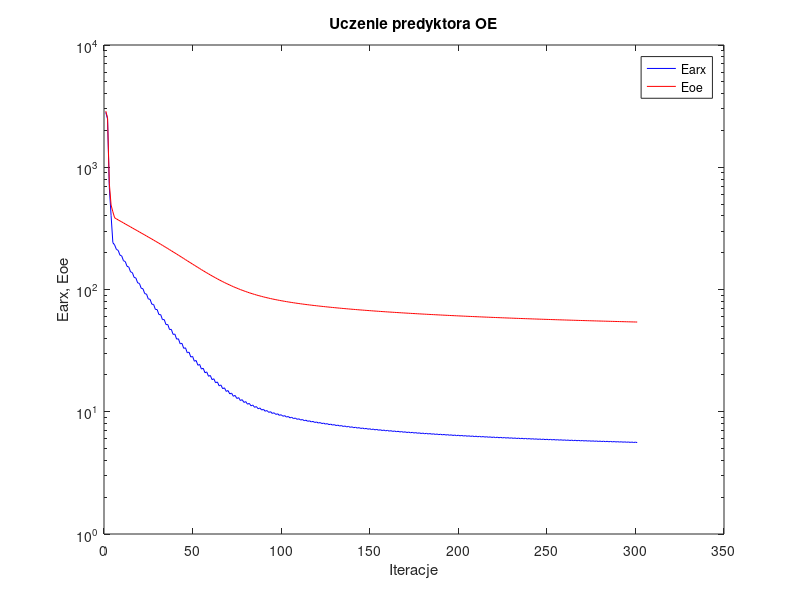
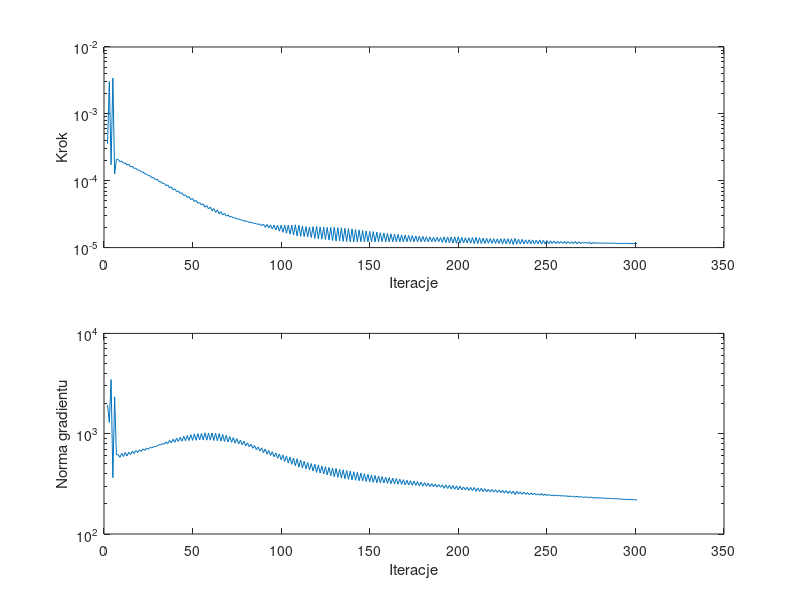

These figures' MATLAB source, in order:
%uczenie predyktora oe
clear all;
n=0; farx(n+1)=2.812126e+003; foe(n+1)=2.877948e+003; wspucz(n+1)=0.000000e+000; ng(n+1)=0.000000e+000;
n=1; farx(n+1)=2.486933e+003; foe(n+1)=2.538083e+003; krok(n+1)=3.550621e-004; ng(n+1)=1.937419e+003;
n=2; farx(n+1)=6.826031e+002; foe(n+1)=7.362606e+002; krok(n+1)=3.026819e-003; ng(n+1)=1.295735e+003;
n=3; farx(n+1)=4.024407e+002; foe(n+1)=4.901373e+002; krok(n+1)=1.736749e-004; ng(n+1)=3.463788e+003;
n=4; farx(n+1)=2.416816e+002; foe(n+1)=4.322814e+002; krok(n+1)=3.427028e-003; ng(n+1)=3.645336e+002;
n=5; farx(n+1)=2.314334e+002; foe(n+1)=3.860065e+002; krok(n+1)=1.263309e-004; ng(n+1)=2.326129e+003;
n=6; farx(n+1)=2.128218e+002; foe(n+1)=3.781197e+002; krok(n+1)=2.093774e-004; ng(n+1)=6.153932e+002;
n=7; farx(n+1)=2.090920e+002; foe(n+1)=3.710677e+002; krok(n+1)=2.084136e-004; ng(n+1)=6.173814e+002;
n=8; farx(n+1)=1.911440e+002; foe(n+1)=3.640213e+002; krok(n+1)=1.910401e-004; ng(n+1)=5.807559e+002;
n=9; farx(n+1)=1.881525e+002; foe(n+1)=3.572506e+002; krok(n+1)=1.974847e-004; ng(n+1)=6.386913e+002;
n=10; farx(n+1)=1.718265e+002; foe(n+1)=3.504659e+002; krok(n+1)=1.821736e-004; ng(n+1)=5.926777e+002;
n=11; farx(n+1)=1.693773e+002; foe(n+1)=3.439574e+002; krok(n+1)=1.837317e-004; ng(n+1)=6.515012e+002;
n=12; farx(n+1)=1.547833e+002; foe(n+1)=3.374410e+002; krok(n+1)=1.711903e-004; ng(n+1)=6.003724e+002;
n=13; farx(n+1)=1.525845e+002; foe(n+1)=3.311662e+002; krok(n+1)=1.767236e-004; ng(n+1)=6.543768e+002;
n=14; farx(n+1)=1.393056e+002; foe(n+1)=3.248964e+002; krok(n+1)=1.614953e-004; ng(n+1)=6.192291e+002;
n=15; farx(n+1)=1.375757e+002; foe(n+1)=3.188701e+002; krok(n+1)=1.635393e-004; ng(n+1)=6.698185e+002;
n=16; farx(n+1)=1.255798e+002; foe(n+1)=3.128436e+002; krok(n+1)=1.528762e-004; ng(n+1)=6.334037e+002;
n=17; farx(n+1)=1.241615e+002; foe(n+1)=3.070375e+002; krok(n+1)=1.536381e-004; ng(n+1)=6.800263e+002;
n=18; farx(n+1)=1.132930e+002; foe(n+1)=3.012324e+002; krok(n+1)=1.439201e-004; ng(n+1)=6.496684e+002;
n=19; farx(n+1)=1.121630e+002; foe(n+1)=2.956305e+002; krok(n+1)=1.440996e-004; ng(n+1)=6.915650e+002;
n=20; farx(n+1)=1.022869e+002; foe(n+1)=2.900285e+002; krok(n+1)=1.354575e-004; ng(n+1)=6.661406e+002;
n=21; farx(n+1)=1.014260e+002; foe(n+1)=2.846152e+002; krok(n+1)=1.347782e-004; ng(n+1)=7.048934e+002;
n=22; farx(n+1)=9.245758e+001; foe(n+1)=2.791993e+002; krok(n+1)=1.270135e-004; ng(n+1)=6.826103e+002;
n=23; farx(n+1)=9.180758e+001; foe(n+1)=2.739568e+002; krok(n+1)=1.258665e-004; ng(n+1)=7.170047e+002;
n=24; farx(n+1)=8.366476e+001; foe(n+1)=2.687133e+002; krok(n+1)=1.192523e-004; ng(n+1)=6.988343e+002;
n=25; farx(n+1)=8.319585e+001; foe(n+1)=2.636271e+002; krok(n+1)=1.186339e-004; ng(n+1)=7.287443e+002;
n=26; farx(n+1)=7.578715e+001; foe(n+1)=2.585409e+002; krok(n+1)=1.109501e-004; ng(n+1)=7.212895e+002;
n=27; farx(n+1)=7.546984e+001; foe(n+1)=2.535995e+002; krok(n+1)=1.112345e-004; ng(n+1)=7.423042e+002;
n=28; farx(n+1)=6.874891e+001; foe(n+1)=2.486625e+002; krok(n+1)=1.032442e-004; ng(n+1)=7.453011e+002;
n=29; farx(n+1)=6.854390e+001; foe(n+1)=2.438530e+002; krok(n+1)=1.055848e-004; ng(n+1)=7.528918e+002;
n=30; farx(n+1)=6.235601e+001; foe(n+1)=2.390542e+002; krok(n+1)=9.675577e-005; ng(n+1)=7.771959e+002;
n=31; farx(n+1)=6.231701e+001; foe(n+1)=2.343833e+002; krok(n+1)=9.677161e-005; ng(n+1)=7.734811e+002;
n=32; farx(n+1)=5.667305e+001; foe(n+1)=2.297246e+002; krok(n+1)=9.144347e-005; ng(n+1)=7.951645e+002;
n=33; farx(n+1)=5.674401e+001; foe(n+1)=2.251808e+002; krok(n+1)=9.108681e-005; ng(n+1)=7.878014e+002;
n=34; farx(n+1)=5.160583e+001; foe(n+1)=2.206542e+002; krok(n+1)=8.440914e-005; ng(n+1)=8.259559e+002;
n=35; farx(n+1)=5.173991e+001; foe(n+1)=2.162311e+002; krok(n+1)=8.669030e-005; ng(n+1)=7.964989e+002;
n=36; farx(n+1)=4.703143e+001; foe(n+1)=2.118335e+002; krok(n+1)=7.813213e-005; ng(n+1)=8.591624e+002;
n=37; farx(n+1)=4.723159e+001; foe(n+1)=2.075360e+002; krok(n+1)=8.082043e-005; ng(n+1)=8.087338e+002;
n=38; farx(n+1)=4.292729e+001; foe(n+1)=2.032762e+002; krok(n+1)=7.332789e-005; ng(n+1)=8.804557e+002;
n=39; farx(n+1)=4.318767e+001; foe(n+1)=1.991079e+002; krok(n+1)=7.560801e-005; ng(n+1)=8.207020e+002;
n=40; farx(n+1)=3.923550e+001; foe(n+1)=1.949868e+002; krok(n+1)=6.880069e-005; ng(n+1)=9.043501e+002;
n=41; farx(n+1)=3.955079e+001; foe(n+1)=1.909550e+002; krok(n+1)=6.989525e-005; ng(n+1)=8.346490e+002;
n=42; farx(n+1)=3.595617e+001; foe(n+1)=1.869797e+002; krok(n+1)=6.446963e-005; ng(n+1)=9.205306e+002;
n=43; farx(n+1)=3.629484e+001; foe(n+1)=1.830849e+002; krok(n+1)=6.596475e-005; ng(n+1)=8.409225e+002;
n=44; farx(n+1)=3.300002e+001; foe(n+1)=1.792571e+002; krok(n+1)=6.013826e-005; ng(n+1)=9.447260e+002;
n=45; farx(n+1)=3.336711e+001; foe(n+1)=1.755106e+002; krok(n+1)=6.140895e-005; ng(n+1)=8.505946e+002;
n=46; farx(n+1)=3.036914e+001; foe(n+1)=1.718382e+002; krok(n+1)=5.618497e-005; ng(n+1)=9.610099e+002;
n=47; farx(n+1)=3.074416e+001; foe(n+1)=1.682441e+002; krok(n+1)=5.780689e-005; ng(n+1)=8.544755e+002;
n=48; farx(n+1)=2.801168e+001; foe(n+1)=1.647315e+002; krok(n+1)=5.234435e-005; ng(n+1)=9.793335e+002;
n=49; farx(n+1)=2.839250e+001; foe(n+1)=1.612979e+002; krok(n+1)=5.440277e-005; ng(n+1)=8.576557e+002;
n=50; farx(n+1)=2.589978e+001; foe(n+1)=1.579496e+002; krok(n+1)=4.886623e-005; ng(n+1)=9.957953e+002;
n=51; farx(n+1)=2.627957e+001; foe(n+1)=1.546838e+002; krok(n+1)=5.075699e-005; ng(n+1)=8.603962e+002;
n=52; farx(n+1)=2.400773e+001; foe(n+1)=1.515064e+002; krok(n+1)=4.614756e-005; ng(n+1)=1.002648e+003;
n=53; farx(n+1)=2.438661e+001; foe(n+1)=1.484146e+002; krok(n+1)=4.714982e-005; ng(n+1)=8.671612e+002;
n=54; farx(n+1)=2.233277e+001; foe(n+1)=1.454105e+002; krok(n+1)=4.341873e-005; ng(n+1)=1.004369e+003;
n=55; farx(n+1)=2.270388e+001; foe(n+1)=1.424921e+002; krok(n+1)=4.506169e-005; ng(n+1)=8.663873e+002;
n=56; farx(n+1)=2.084138e+001; foe(n+1)=1.396567e+002; krok(n+1)=4.006473e-005; ng(n+1)=1.019730e+003;
n=57; farx(n+1)=2.118663e+001; foe(n+1)=1.369105e+002; krok(n+1)=4.264017e-005; ng(n+1)=8.618468e+002;
n=58; farx(n+1)=1.949844e+001; foe(n+1)=1.342486e+002; krok(n+1)=3.788626e-005; ng(n+1)=1.017460e+003;
n=59; farx(n+1)=1.983356e+001; foe(n+1)=1.316778e+002; krok(n+1)=4.037383e-005; ng(n+1)=8.628472e+002;
n=60; farx(n+1)=1.830812e+001; foe(n+1)=1.291844e+002; krok(n+1)=3.547989e-005; ng(n+1)=1.017630e+003;
n=61; farx(n+1)=1.861987e+001; foe(n+1)=1.267826e+002; krok(n+1)=3.840036e-005; ng(n+1)=8.556340e+002;
n=62; farx(n+1)=1.724309e+001; foe(n+1)=1.244564e+002; krok(n+1)=3.351833e-005; ng(n+1)=1.009994e+003;
n=63; farx(n+1)=1.753614e+001; foe(n+1)=1.222200e+002; krok(n+1)=3.669396e-005; ng(n+1)=8.473105e+002;
n=64; farx(n+1)=1.628464e+001; foe(n+1)=1.200545e+002; krok(n+1)=3.185663e-005; ng(n+1)=1.002363e+003;
n=65; farx(n+1)=1.656316e+001; foe(n+1)=1.179821e+002; krok(n+1)=3.452947e-005; ng(n+1)=8.426185e+002;
n=66; farx(n+1)=1.542875e+001; foe(n+1)=1.159759e+002; krok(n+1)=3.070301e-005; ng(n+1)=9.828871e+002;
n=67; farx(n+1)=1.569633e+001; foe(n+1)=1.140606e+002; krok(n+1)=3.265748e-005; ng(n+1)=8.371769e+002;
n=68; farx(n+1)=1.466687e+001; foe(n+1)=1.122050e+002; krok(n+1)=2.952022e-005; ng(n+1)=9.644839e+002;
n=69; farx(n+1)=1.491914e+001; foe(n+1)=1.104380e+002; krok(n+1)=3.079431e-005; ng(n+1)=8.283325e+002;
n=70; farx(n+1)=1.398518e+001; foe(n+1)=1.087270e+002; krok(n+1)=2.872741e-005; ng(n+1)=9.379359e+002;
n=71; farx(n+1)=1.422720e+001; foe(n+1)=1.071003e+002; krok(n+1)=2.922588e-005; ng(n+1)=8.197328e+002;
n=72; farx(n+1)=1.337987e+001; foe(n+1)=1.055244e+002; krok(n+1)=2.773392e-005; ng(n+1)=9.149688e+002;
n=73; farx(n+1)=1.360896e+001; foe(n+1)=1.040282e+002; krok(n+1)=2.800232e-005; ng(n+1)=8.055652e+002;
n=74; farx(n+1)=1.283883e+001; foe(n+1)=1.025792e+002; krok(n+1)=2.676955e-005; ng(n+1)=8.922154e+002;
n=75; farx(n+1)=1.305408e+001; foe(n+1)=1.012050e+002; krok(n+1)=2.677366e-005; ng(n+1)=7.896724e+002;
n=76; farx(n+1)=1.235367e+001; foe(n+1)=9.987491e+001; krok(n+1)=2.604975e-005; ng(n+1)=8.646793e+002;
n=77; farx(n+1)=1.255906e+001; foe(n+1)=9.861439e+001; krok(n+1)=2.580710e-005; ng(n+1)=7.737747e+002;
n=78; farx(n+1)=1.191956e+001; foe(n+1)=9.739475e+001; krok(n+1)=2.518354e-005; ng(n+1)=8.418679e+002;
n=79; farx(n+1)=1.211215e+001; foe(n+1)=9.623937e+001; krok(n+1)=2.468559e-005; ng(n+1)=7.560013e+002;
n=80; farx(n+1)=1.152670e+001; foe(n+1)=9.512209e+001; krok(n+1)=2.480406e-005; ng(n+1)=8.107087e+002;
n=81; farx(n+1)=1.171188e+001; foe(n+1)=9.406361e+001; krok(n+1)=2.362476e-005; ng(n+1)=7.423547e+002;
n=82; farx(n+1)=1.118142e+001; foe(n+1)=9.304055e+001; krok(n+1)=2.394830e-005; ng(n+1)=7.829944e+002;
n=83; farx(n+1)=1.135429e+001; foe(n+1)=9.207096e+001; krok(n+1)=2.331194e-005; ng(n+1)=7.154711e+002;
n=84; farx(n+1)=1.086718e+001; foe(n+1)=9.113467e+001; krok(n+1)=2.302585e-005; ng(n+1)=7.632795e+002;
n=85; farx(n+1)=1.102961e+001; foe(n+1)=9.024638e+001; krok(n+1)=2.265271e-005; ng(n+1)=6.935713e+002;
n=86; farx(n+1)=1.058476e+001; foe(n+1)=8.938910e+001; krok(n+1)=2.230894e-005; ng(n+1)=7.367603e+002;
n=87; farx(n+1)=1.073950e+001; foe(n+1)=8.857463e+001; krok(n+1)=2.253084e-005; ng(n+1)=6.715961e+002;
n=88; farx(n+1)=1.033072e+001; foe(n+1)=8.778851e+001; krok(n+1)=2.114892e-005; ng(n+1)=7.217630e+002;
n=89; farx(n+1)=1.047570e+001; foe(n+1)=8.704019e+001; krok(n+1)=2.253084e-005; ng(n+1)=6.471234e+002;
n=90; farx(n+1)=1.009864e+001; foe(n+1)=8.631758e+001; krok(n+1)=2.016710e-005; ng(n+1)=7.052439e+002;
n=91; farx(n+1)=1.023285e+001; foe(n+1)=8.562875e+001; krok(n+1)=2.219549e-005; ng(n+1)=6.242888e+002;
n=92; farx(n+1)=9.884033e+000; foe(n+1)=8.496513e+001; krok(n+1)=1.968224e-005; ng(n+1)=6.801355e+002;
n=93; farx(n+1)=1.001314e+001; foe(n+1)=8.433135e+001; krok(n+1)=2.190752e-005; ng(n+1)=6.070240e+002;
n=94; farx(n+1)=9.688420e+000; foe(n+1)=8.371923e+001; krok(n+1)=1.899564e-005; ng(n+1)=6.618913e+002;
n=95; farx(n+1)=9.811493e+000; foe(n+1)=8.313443e+001; krok(n+1)=2.167257e-005; ng(n+1)=5.885681e+002;
n=96; farx(n+1)=9.509816e+000; foe(n+1)=8.256865e+001; krok(n+1)=1.831129e-005; ng(n+1)=6.429125e+002;
n=97; farx(n+1)=9.626588e+000; foe(n+1)=8.202685e+001; krok(n+1)=2.167257e-005; ng(n+1)=5.683279e+002;
n=98; farx(n+1)=9.344858e+000; foe(n+1)=8.150160e+001; krok(n+1)=1.759837e-005; ng(n+1)=6.273129e+002;
n=99; farx(n+1)=9.455377e+000; foe(n+1)=8.099790e+001; krok(n+1)=2.167257e-005; ng(n+1)=5.485287e+002;
n=100; farx(n+1)=9.191773e+000; foe(n+1)=8.050907e+001; krok(n+1)=1.696382e-005; ng(n+1)=6.132080e+002;
n=101; farx(n+1)=9.296377e+000; foe(n+1)=8.003916e+001; krok(n+1)=2.167257e-005; ng(n+1)=5.295234e+002;
n=102; farx(n+1)=9.048848e+000; foe(n+1)=7.958303e+001; krok(n+1)=1.641304e-005; ng(n+1)=5.990364e+002;
n=103; farx(n+1)=9.148514e+000; foe(n+1)=7.914347e+001; krok(n+1)=2.167257e-005; ng(n+1)=5.120707e+002;
n=104; farx(n+1)=8.915394e+000; foe(n+1)=7.871630e+001; krok(n+1)=1.588017e-005; ng(n+1)=5.857080e+002;
n=105; farx(n+1)=9.010149e+000; foe(n+1)=7.830347e+001; krok(n+1)=2.167257e-005; ng(n+1)=4.951047e+002;
n=106; farx(n+1)=8.790326e+000; foe(n+1)=7.790253e+001; krok(n+1)=1.539716e-005; ng(n+1)=5.721843e+002;
n=107; farx(n+1)=8.881442e+000; foe(n+1)=7.751322e+001; krok(n+1)=2.190752e-005; ng(n+1)=4.787290e+002;
n=108; farx(n+1)=8.672027e+000; foe(n+1)=7.713356e+001; krok(n+1)=1.486954e-005; ng(n+1)=5.627268e+002;
n=109; farx(n+1)=8.758155e+000; foe(n+1)=7.676548e+001; krok(n+1)=2.170937e-005; ng(n+1)=4.637009e+002;
n=110; farx(n+1)=8.558305e+000; foe(n+1)=7.640910e+001; krok(n+1)=1.476011e-005; ng(n+1)=5.466304e+002;
n=111; farx(n+1)=8.642970e+000; foe(n+1)=7.606431e+001; krok(n+1)=2.109655e-005; ng(n+1)=4.555493e+002;
n=112; farx(n+1)=8.452536e+000; foe(n+1)=7.572875e+001; krok(n+1)=1.460917e-005; ng(n+1)=5.312095e+002;
n=113; farx(n+1)=8.534801e+000; foe(n+1)=7.540328e+001; krok(n+1)=2.063670e-005; ng(n+1)=4.459794e+002;
n=114; farx(n+1)=8.353037e+000; foe(n+1)=7.508642e+001; krok(n+1)=1.447119e-005; ng(n+1)=5.164158e+002;
n=115; farx(n+1)=8.433417e+000; foe(n+1)=7.477803e+001; krok(n+1)=2.031518e-005; ng(n+1)=4.367318e+002;
n=116; farx(n+1)=8.260447e+000; foe(n+1)=7.447708e+001; krok(n+1)=1.416371e-005; ng(n+1)=5.041049e+002;
n=117; farx(n+1)=8.338504e+000; foe(n+1)=7.418158e+001; krok(n+1)=2.058283e-005; ng(n+1)=4.239756e+002;
n=118; farx(n+1)=8.171854e+000; foe(n+1)=7.389241e+001; krok(n+1)=1.373458e-005; ng(n+1)=4.974323e+002;
n=119; farx(n+1)=8.246962e+000; foe(n+1)=7.360833e+001; krok(n+1)=2.067984e-005; ng(n+1)=4.118210e+002;
n=120; farx(n+1)=8.085360e+000; foe(n+1)=7.333139e+001; krok(n+1)=1.357488e-005; ng(n+1)=4.880513e+002;
n=121; farx(n+1)=8.159617e+000; foe(n+1)=7.306099e+001; krok(n+1)=2.030432e-005; ng(n+1)=4.052436e+002;
n=122; farx(n+1)=8.004156e+000; foe(n+1)=7.279608e+001; krok(n+1)=1.338683e-005; ng(n+1)=4.774474e+002;
n=123; farx(n+1)=8.076882e+000; foe(n+1)=7.253631e+001; krok(n+1)=2.026093e-005; ng(n+1)=3.964025e+002;
n=124; farx(n+1)=7.926158e+000; foe(n+1)=7.228138e+001; krok(n+1)=1.318762e-005; ng(n+1)=4.695424e+002;
n=125; farx(n+1)=7.997484e+000; foe(n+1)=7.203184e+001; krok(n+1)=2.006817e-005; ng(n+1)=3.888700e+002;
n=126; farx(n+1)=7.851762e+000; foe(n+1)=7.178682e+001; krok(n+1)=1.302487e-005; ng(n+1)=4.612199e+002;
n=127; farx(n+1)=7.921922e+000; foe(n+1)=7.154635e+001; krok(n+1)=1.999909e-005; ng(n+1)=3.813193e+002;
n=128; farx(n+1)=7.781009e+000; foe(n+1)=7.130977e+001; krok(n+1)=1.277945e-005; ng(n+1)=4.546611e+002;
n=129; farx(n+1)=7.849714e+000; foe(n+1)=7.107641e+001; krok(n+1)=2.018691e-005; ng(n+1)=3.723553e+002;
n=130; farx(n+1)=7.711846e+000; foe(n+1)=7.084674e+001; krok(n+1)=1.259177e-005; ng(n+1)=4.501670e+002;
n=131; farx(n+1)=7.779292e+000; foe(n+1)=7.062177e+001; krok(n+1)=1.987209e-005; ng(n+1)=3.665188e+002;
n=132; farx(n+1)=7.645752e+000; foe(n+1)=7.040083e+001; krok(n+1)=1.251850e-005; ng(n+1)=4.412227e+002;
n=133; farx(n+1)=7.712610e+000; foe(n+1)=7.018347e+001; krok(n+1)=1.976919e-005; ng(n+1)=3.607897e+002;
n=134; farx(n+1)=7.581984e+000; foe(n+1)=6.996917e+001; krok(n+1)=1.240203e-005; ng(n+1)=4.358849e+002;
n=135; farx(n+1)=7.647945e+000; foe(n+1)=6.975934e+001; krok(n+1)=1.944453e-005; ng(n+1)=3.560678e+002;
n=136; farx(n+1)=7.521132e+000; foe(n+1)=6.955256e+001; krok(n+1)=1.233369e-005; ng(n+1)=4.290449e+002;
n=137; farx(n+1)=7.586188e+000; foe(n+1)=6.934922e+001; krok(n+1)=1.927050e-005; ng(n+1)=3.508068e+002;
n=138; farx(n+1)=7.462489e+000; foe(n+1)=6.914891e+001; krok(n+1)=1.225273e-005; ng(n+1)=4.233165e+002;
n=139; farx(n+1)=7.526859e+000; foe(n+1)=6.895187e+001; krok(n+1)=1.908189e-005; ng(n+1)=3.461670e+002;
n=140; farx(n+1)=7.405624e+000; foe(n+1)=6.875758e+001; krok(n+1)=1.222055e-005; ng(n+1)=4.178640e+002;
n=141; farx(n+1)=7.469418e+000; foe(n+1)=6.856725e+001; krok(n+1)=1.866273e-005; ng(n+1)=3.431846e+002;
n=142; farx(n+1)=7.351330e+000; foe(n+1)=6.837950e+001; krok(n+1)=1.222055e-005; ng(n+1)=4.110922e+002;
n=143; farx(n+1)=7.414545e+000; foe(n+1)=6.819502e+001; krok(n+1)=1.839286e-005; ng(n+1)=3.396338e+002;
n=144; farx(n+1)=7.298839e+000; foe(n+1)=6.801289e+001; krok(n+1)=1.222055e-005; ng(n+1)=4.054222e+002;
n=145; farx(n+1)=7.361543e+000; foe(n+1)=6.783430e+001; krok(n+1)=1.800720e-005; ng(n+1)=3.370866e+002;
n=146; farx(n+1)=7.248689e+000; foe(n+1)=6.765789e+001; krok(n+1)=1.222055e-005; ng(n+1)=3.991989e+002;
n=147; farx(n+1)=7.310749e+000; foe(n+1)=6.748437e+001; krok(n+1)=1.776662e-005; ng(n+1)=3.337121e+002;
n=148; farx(n+1)=7.200137e+000; foe(n+1)=6.731299e+001; krok(n+1)=1.222055e-005; ng(n+1)=3.940447e+002;
n=149; farx(n+1)=7.261628e+000; foe(n+1)=6.714454e+001; krok(n+1)=1.744002e-005; ng(n+1)=3.311666e+002;
n=150; farx(n+1)=7.153785e+000; foe(n+1)=6.697820e+001; krok(n+1)=1.219587e-005; ng(n+1)=3.883922e+002;
n=151; farx(n+1)=7.214659e+000; foe(n+1)=6.681396e+001; krok(n+1)=1.734391e-005; ng(n+1)=3.273054e+002;
n=152; farx(n+1)=7.108715e+000; foe(n+1)=6.665174e+001; krok(n+1)=1.214216e-005; ng(n+1)=3.844077e+002;
n=153; farx(n+1)=7.168822e+000; foe(n+1)=6.649182e+001; krok(n+1)=1.709205e-005; ng(n+1)=3.245067e+002;
n=154; farx(n+1)=7.064585e+000; foe(n+1)=6.633413e+001; krok(n+1)=1.222055e-005; ng(n+1)=3.790674e+002;
n=155; farx(n+1)=7.124504e+000; foe(n+1)=6.617907e+001; krok(n+1)=1.666649e-005; ng(n+1)=3.242411e+002;
n=156; farx(n+1)=7.022613e+000; foe(n+1)=6.602583e+001; krok(n+1)=1.225273e-005; ng(n+1)=3.733491e+002;
n=157; farx(n+1)=7.082283e+000; foe(n+1)=6.587469e+001; krok(n+1)=1.653919e-005; ng(n+1)=3.218500e+002;
n=158; farx(n+1)=6.981827e+000; foe(n+1)=6.572497e+001; krok(n+1)=1.222055e-005; ng(n+1)=3.697916e+002;
n=159; farx(n+1)=7.041051e+000; foe(n+1)=6.557771e+001; krok(n+1)=1.630239e-005; ng(n+1)=3.200387e+002;
n=160; farx(n+1)=6.942491e+000; foe(n+1)=6.543177e+001; krok(n+1)=1.222055e-005; ng(n+1)=3.651475e+002;
n=161; farx(n+1)=7.001059e+000; foe(n+1)=6.528808e+001; krok(n+1)=1.608814e-005; ng(n+1)=3.177753e+002;
n=162; farx(n+1)=6.904504e+000; foe(n+1)=6.514582e+001; krok(n+1)=1.221656e-005; ng(n+1)=3.603847e+002;
n=163; farx(n+1)=6.962474e+000; foe(n+1)=6.500544e+001; krok(n+1)=1.595012e-005; ng(n+1)=3.151331e+002;
n=164; farx(n+1)=6.867420e+000; foe(n+1)=6.486651e+001; krok(n+1)=1.222055e-005; ng(n+1)=3.563077e+002;
n=165; farx(n+1)=6.925087e+000; foe(n+1)=6.472953e+001; krok(n+1)=1.576802e-005; ng(n+1)=3.135260e+002;
n=166; farx(n+1)=6.831469e+000; foe(n+1)=6.459380e+001; krok(n+1)=1.222055e-005; ng(n+1)=3.523792e+002;
n=167; farx(n+1)=6.888517e+000; foe(n+1)=6.446007e+001; krok(n+1)=1.552186e-005; ng(n+1)=3.119096e+002;
n=168; farx(n+1)=6.796969e+000; foe(n+1)=6.432766e+001; krok(n+1)=1.221743e-005; ng(n+1)=3.475222e+002;
n=169; farx(n+1)=6.853148e+000; foe(n+1)=6.419676e+001; krok(n+1)=1.539716e-005; ng(n+1)=3.088724e+002;
n=170; farx(n+1)=6.762904e+000; foe(n+1)=6.406743e+001; krok(n+1)=1.227270e-005; ng(n+1)=3.432213e+002;
n=171; farx(n+1)=6.819013e+000; foe(n+1)=6.393968e+001; krok(n+1)=1.519948e-005; ng(n+1)=3.081834e+002;
n=172; farx(n+1)=6.730148e+000; foe(n+1)=6.381315e+001; krok(n+1)=1.225273e-005; ng(n+1)=3.396225e+002;
n=173; farx(n+1)=6.785978e+000; foe(n+1)=6.368819e+001; krok(n+1)=1.511881e-005; ng(n+1)=3.061665e+002;
n=174; farx(n+1)=6.698196e+000; foe(n+1)=6.356425e+001; krok(n+1)=1.222055e-005; ng(n+1)=3.366084e+002;
n=175; farx(n+1)=6.753598e+000; foe(n+1)=6.344203e+001; krok(n+1)=1.496279e-005; ng(n+1)=3.045487e+002;
n=176; farx(n+1)=6.667180e+000; foe(n+1)=6.332078e+001; krok(n+1)=1.222055e-005; ng(n+1)=3.328316e+002;
n=177; farx(n+1)=6.721919e+000; foe(n+1)=6.320117e+001; krok(n+1)=1.477879e-005; ng(n+1)=3.027382e+002;
n=178; farx(n+1)=6.637243e+000; foe(n+1)=6.308263e+001; krok(n+1)=1.221743e-005; ng(n+1)=3.285131e+002;
n=179; farx(n+1)=6.691316e+000; foe(n+1)=6.296541e+001; krok(n+1)=1.470858e-005; ng(n+1)=2.999940e+002;
n=180; farx(n+1)=6.607599e+000; foe(n+1)=6.284933e+001; krok(n+1)=1.224850e-005; ng(n+1)=3.250681e+002;
n=181; farx(n+1)=6.661348e+000; foe(n+1)=6.273470e+001; krok(n+1)=1.448879e-005; ng(n+1)=2.993673e+002;
n=182; farx(n+1)=6.579016e+000; foe(n+1)=6.262111e+001; krok(n+1)=1.227270e-005; ng(n+1)=3.210559e+002;
n=183; farx(n+1)=6.632535e+000; foe(n+1)=6.250883e+001; krok(n+1)=1.442554e-005; ng(n+1)=2.976383e+002;
n=184; farx(n+1)=6.551206e+000; foe(n+1)=6.239743e+001; krok(n+1)=1.222055e-005; ng(n+1)=3.183856e+002;
n=185; farx(n+1)=6.604067e+000; foe(n+1)=6.228739e+001; krok(n+1)=1.428638e-005; ng(n+1)=2.956810e+002;
n=186; farx(n+1)=6.524213e+000; foe(n+1)=6.217831e+001; krok(n+1)=1.221743e-005; ng(n+1)=3.145180e+002;
n=187; farx(n+1)=6.576264e+000; foe(n+1)=6.207040e+001; krok(n+1)=1.416371e-005; ng(n+1)=2.932714e+002;
n=188; farx(n+1)=6.497469e+000; foe(n+1)=6.196358e+001; krok(n+1)=1.229246e-005; ng(n+1)=3.105663e+002;
n=189; farx(n+1)=6.549933e+000; foe(n+1)=6.185792e+001; krok(n+1)=1.414532e-005; ng(n+1)=2.927629e+002;
n=190; farx(n+1)=6.472872e+000; foe(n+1)=6.175291e+001; krok(n+1)=1.197415e-005; ng(n+1)=3.092911e+002;
n=191; farx(n+1)=6.524164e+000; foe(n+1)=6.164866e+001; krok(n+1)=1.448879e-005; ng(n+1)=2.855125e+002;
n=192; farx(n+1)=6.447489e+000; foe(n+1)=6.154532e+001; krok(n+1)=1.186082e-005; ng(n+1)=3.081844e+002;
n=193; farx(n+1)=6.498619e+000; foe(n+1)=6.144312e+001; krok(n+1)=1.444886e-005; ng(n+1)=2.839513e+002;
n=194; farx(n+1)=6.423034e+000; foe(n+1)=6.134163e+001; krok(n+1)=1.175619e-005; ng(n+1)=3.058898e+002;
n=195; farx(n+1)=6.473547e+000; foe(n+1)=6.124121e+001; krok(n+1)=1.447202e-005; ng(n+1)=2.808800e+002;
n=196; farx(n+1)=6.398834e+000; foe(n+1)=6.114156e+001; krok(n+1)=1.171380e-005; ng(n+1)=3.038257e+002;
n=197; farx(n+1)=6.449038e+000; foe(n+1)=6.104305e+001; krok(n+1)=1.442554e-005; ng(n+1)=2.791238e+002;
n=198; farx(n+1)=6.375526e+000; foe(n+1)=6.094520e+001; krok(n+1)=1.161523e-005; ng(n+1)=3.017730e+002;
n=199; farx(n+1)=6.425055e+000; foe(n+1)=6.084831e+001; krok(n+1)=1.447119e-005; ng(n+1)=2.758149e+002;
n=200; farx(n+1)=6.352127e+000; foe(n+1)=6.075220e+001; krok(n+1)=1.161317e-005; ng(n+1)=2.997806e+002;
n=201; farx(n+1)=6.400867e+000; foe(n+1)=6.065729e+001; krok(n+1)=1.416371e-005; ng(n+1)=2.752108e+002;
n=202; farx(n+1)=6.329189e+000; foe(n+1)=6.056336e+001; krok(n+1)=1.177023e-005; ng(n+1)=2.951035e+002;
n=203; farx(n+1)=6.377932e+000; foe(n+1)=6.047040e+001; krok(n+1)=1.400833e-005; ng(n+1)=2.752138e+002;
n=204; farx(n+1)=6.307296e+000; foe(n+1)=6.037817e+001; krok(n+1)=1.171829e-005; ng(n+1)=2.929018e+002;
n=205; farx(n+1)=6.355702e+000; foe(n+1)=6.028681e+001; krok(n+1)=1.404611e-005; ng(n+1)=2.728079e+002;
n=206; farx(n+1)=6.285902e+000; foe(n+1)=6.019610e+001; krok(n+1)=1.161523e-005; ng(n+1)=2.915530e+002;
n=207; farx(n+1)=6.334077e+000; foe(n+1)=6.010627e+001; krok(n+1)=1.414532e-005; ng(n+1)=2.701687e+002;
n=208; farx(n+1)=6.265224e+000; foe(n+1)=6.001692e+001; krok(n+1)=1.143043e-005; ng(n+1)=2.908299e+002;
n=209; farx(n+1)=6.312245e+000; foe(n+1)=5.992837e+001; krok(n+1)=1.416371e-005; ng(n+1)=2.661205e+002;
n=210; farx(n+1)=6.244134e+000; foe(n+1)=5.984073e+001; krok(n+1)=1.149974e-005; ng(n+1)=2.879144e+002;
n=211; farx(n+1)=6.291197e+000; foe(n+1)=5.975395e+001; krok(n+1)=1.404611e-005; ng(n+1)=2.659810e+002;
n=212; farx(n+1)=6.223677e+000; foe(n+1)=5.966778e+001; krok(n+1)=1.148266e-005; ng(n+1)=2.861351e+002;
n=213; farx(n+1)=6.270181e+000; foe(n+1)=5.958259e+001; krok(n+1)=1.386876e-005; ng(n+1)=2.649876e+002;
n=214; farx(n+1)=6.203820e+000; foe(n+1)=5.949809e+001; krok(n+1)=1.151293e-005; ng(n+1)=2.829028e+002;
n=215; farx(n+1)=6.249598e+000; foe(n+1)=5.941436e+001; krok(n+1)=1.373458e-005; ng(n+1)=2.632592e+002;
n=216; farx(n+1)=6.183998e+000; foe(n+1)=5.933146e+001; krok(n+1)=1.161523e-005; ng(n+1)=2.797014e+002;
n=217; farx(n+1)=6.229918e+000; foe(n+1)=5.924933e+001; krok(n+1)=1.363469e-005; ng(n+1)=2.633462e+002;
n=218; farx(n+1)=6.164961e+000; foe(n+1)=5.916775e+001; krok(n+1)=1.155377e-005; ng(n+1)=2.782660e+002;
n=219; farx(n+1)=6.210476e+000; foe(n+1)=5.908698e+001; krok(n+1)=1.360069e-005; ng(n+1)=2.615805e+002;
n=220; farx(n+1)=6.146190e+000; foe(n+1)=5.900675e+001; krok(n+1)=1.153689e-005; ng(n+1)=2.763646e+002;
n=221; farx(n+1)=6.191252e+000; foe(n+1)=5.892736e+001; krok(n+1)=1.350026e-005; ng(n+1)=2.602950e+002;
n=222; farx(n+1)=6.127983e+000; foe(n+1)=5.884852e+001; krok(n+1)=1.151293e-005; ng(n+1)=2.739222e+002;
n=223; farx(n+1)=6.172790e+000; foe(n+1)=5.877036e+001; krok(n+1)=1.356957e-005; ng(n+1)=2.580478e+002;
n=224; farx(n+1)=6.110201e+000; foe(n+1)=5.869267e+001; krok(n+1)=1.138543e-005; ng(n+1)=2.730346e+002;
n=225; farx(n+1)=6.154345e+000; foe(n+1)=5.861567e+001; krok(n+1)=1.358646e-005; ng(n+1)=2.552867e+002;
n=226; farx(n+1)=6.092484e+000; foe(n+1)=5.853924e+001; krok(n+1)=1.136531e-005; ng(n+1)=2.710620e+002;
n=227; farx(n+1)=6.136363e+000; foe(n+1)=5.846349e+001; krok(n+1)=1.357488e-005; ng(n+1)=2.537572e+002;
n=228; farx(n+1)=6.075112e+000; foe(n+1)=5.838823e+001; krok(n+1)=1.131276e-005; ng(n+1)=2.696033e+002;
n=229; farx(n+1)=6.118679e+000; foe(n+1)=5.831367e+001; krok(n+1)=1.356957e-005; ng(n+1)=2.520806e+002;
n=230; farx(n+1)=6.058600e+000; foe(n+1)=5.823955e+001; krok(n+1)=1.115447e-005; ng(n+1)=2.681135e+002;
n=231; farx(n+1)=6.101281e+000; foe(n+1)=5.816583e+001; krok(n+1)=1.373458e-005; ng(n+1)=2.476457e+002;
n=232; farx(n+1)=6.040932e+000; foe(n+1)=5.809282e+001; krok(n+1)=1.126542e-005; ng(n+1)=2.667284e+002;
n=233; farx(n+1)=6.083736e+000; foe(n+1)=5.802070e+001; krok(n+1)=1.334881e-005; ng(n+1)=2.501969e+002;
n=234; farx(n+1)=6.024483e+000; foe(n+1)=5.794901e+001; krok(n+1)=1.131276e-005; ng(n+1)=2.634920e+002;
n=235; farx(n+1)=6.066763e+000; foe(n+1)=5.787798e+001; krok(n+1)=1.328620e-005; ng(n+1)=2.485268e+002;
n=236; farx(n+1)=6.007923e+000; foe(n+1)=5.780746e+001; krok(n+1)=1.138585e-005; ng(n+1)=2.612761e+002;
n=237; farx(n+1)=6.049863e+000; foe(n+1)=5.773766e+001; krok(n+1)=1.304908e-005; ng(n+1)=2.488343e+002;
n=238; farx(n+1)=5.992067e+000; foe(n+1)=5.766834e+001; krok(n+1)=1.143043e-005; ng(n+1)=2.582079e+002;
n=239; farx(n+1)=6.033799e+000; foe(n+1)=5.759958e+001; krok(n+1)=1.308479e-005; ng(n+1)=2.471432e+002;
n=240; farx(n+1)=5.976298e+000; foe(n+1)=5.753123e+001; krok(n+1)=1.138585e-005; ng(n+1)=2.572579e+002;
n=241; farx(n+1)=6.017814e+000; foe(n+1)=5.746353e+001; krok(n+1)=1.302585e-005; ng(n+1)=2.462730e+002;
n=242; farx(n+1)=5.961023e+000; foe(n+1)=5.739618e+001; krok(n+1)=1.133131e-005; ng(n+1)=2.556579e+002;
n=243; farx(n+1)=6.001650e+000; foe(n+1)=5.732944e+001; krok(n+1)=1.290553e-005; ng(n+1)=2.442055e+002;
n=244; farx(n+1)=5.945736e+000; foe(n+1)=5.726323e+001; krok(n+1)=1.143043e-005; ng(n+1)=2.524480e+002;
n=245; farx(n+1)=5.986794e+000; foe(n+1)=5.719751e+001; krok(n+1)=1.302585e-005; ng(n+1)=2.434934e+002;
n=246; farx(n+1)=5.930782e+000; foe(n+1)=5.713202e+001; krok(n+1)=1.126542e-005; ng(n+1)=2.532494e+002;
n=247; farx(n+1)=5.971078e+000; foe(n+1)=5.706725e+001; krok(n+1)=1.285784e-005; ng(n+1)=2.421917e+002;
n=248; farx(n+1)=5.915890e+000; foe(n+1)=5.700287e+001; krok(n+1)=1.138585e-005; ng(n+1)=2.499655e+002;
n=249; farx(n+1)=5.955909e+000; foe(n+1)=5.693909e+001; krok(n+1)=1.272730e-005; ng(n+1)=2.418476e+002;
n=250; farx(n+1)=5.901363e+000; foe(n+1)=5.687567e+001; krok(n+1)=1.141354e-005; ng(n+1)=2.478922e+002;
n=251; farx(n+1)=5.940850e+000; foe(n+1)=5.681281e+001; krok(n+1)=1.259797e-005; ng(n+1)=2.408371e+002;
n=252; farx(n+1)=5.886935e+000; foe(n+1)=5.675036e+001; krok(n+1)=1.149974e-005; ng(n+1)=2.456559e+002;
n=253; farx(n+1)=5.926362e+000; foe(n+1)=5.668842e+001; krok(n+1)=1.253880e-005; ng(n+1)=2.404829e+002;
n=254; farx(n+1)=5.872806e+000; foe(n+1)=5.662682e+001; krok(n+1)=1.148266e-005; ng(n+1)=2.448507e+002;
n=255; farx(n+1)=5.911763e+000; foe(n+1)=5.656576e+001; krok(n+1)=1.240823e-005; ng(n+1)=2.396826e+002;
n=256; farx(n+1)=5.858858e+000; foe(n+1)=5.650506e+001; krok(n+1)=1.155377e-005; ng(n+1)=2.427301e+002;
n=257; farx(n+1)=5.897644e+000; foe(n+1)=5.644485e+001; krok(n+1)=1.235197e-005; ng(n+1)=2.390386e+002;
n=258; farx(n+1)=5.845192e+000; foe(n+1)=5.638497e+001; krok(n+1)=1.153689e-005; ng(n+1)=2.417412e+002;
n=259; farx(n+1)=5.883692e+000; foe(n+1)=5.632558e+001; krok(n+1)=1.231075e-005; ng(n+1)=2.379555e+002;
n=260; farx(n+1)=5.831835e+000; foe(n+1)=5.626651e+001; krok(n+1)=1.149974e-005; ng(n+1)=2.406493e+002;
n=261; farx(n+1)=5.869867e+000; foe(n+1)=5.620790e+001; krok(n+1)=1.228282e-005; ng(n+1)=2.362536e+002;
n=262; farx(n+1)=5.818411e+000; foe(n+1)=5.614962e+001; krok(n+1)=1.153689e-005; ng(n+1)=2.393070e+002;
n=263; farx(n+1)=5.856330e+000; foe(n+1)=5.609181e+001; krok(n+1)=1.222055e-005; ng(n+1)=2.358632e+002;
n=264; farx(n+1)=5.805667e+000; foe(n+1)=5.603430e+001; krok(n+1)=1.143043e-005; ng(n+1)=2.383972e+002;
n=265; farx(n+1)=5.843153e+000; foe(n+1)=5.597719e+001; krok(n+1)=1.235197e-005; ng(n+1)=2.328434e+002;
n=266; farx(n+1)=5.792603e+000; foe(n+1)=5.592037e+001; krok(n+1)=1.138585e-005; ng(n+1)=2.383010e+002;
n=267; farx(n+1)=5.829709e+000; foe(n+1)=5.586403e+001; krok(n+1)=1.221743e-005; ng(n+1)=2.323684e+002;
n=268; farx(n+1)=5.779618e+000; foe(n+1)=5.580799e+001; krok(n+1)=1.148266e-005; ng(n+1)=2.363543e+002;
n=269; farx(n+1)=5.816173e+000; foe(n+1)=5.575241e+001; krok(n+1)=1.197415e-005; ng(n+1)=2.324191e+002;
n=270; farx(n+1)=5.766727e+000; foe(n+1)=5.569714e+001; krok(n+1)=1.168144e-005; ng(n+1)=2.332672e+002;
n=271; farx(n+1)=5.803458e+000; foe(n+1)=5.564228e+001; krok(n+1)=1.191391e-005; ng(n+1)=2.329037e+002;
n=272; farx(n+1)=5.754575e+000; foe(n+1)=5.558769e+001; krok(n+1)=1.155324e-005; ng(n+1)=2.329426e+002;
n=273; farx(n+1)=5.791180e+000; foe(n+1)=5.553350e+001; krok(n+1)=1.209447e-005; ng(n+1)=2.303000e+002;
n=274; farx(n+1)=5.742402e+000; foe(n+1)=5.547954e+001; krok(n+1)=1.138585e-005; ng(n+1)=2.338396e+002;
n=275; farx(n+1)=5.778223e+000; foe(n+1)=5.542600e+001; krok(n+1)=1.197415e-005; ng(n+1)=2.285765e+002;
n=276; farx(n+1)=5.730142e+000; foe(n+1)=5.537276e+001; krok(n+1)=1.151293e-005; ng(n+1)=2.312148e+002;
n=277; farx(n+1)=5.765823e+000; foe(n+1)=5.531989e+001; krok(n+1)=1.191521e-005; ng(n+1)=2.281607e+002;
n=278; farx(n+1)=5.717989e+000; foe(n+1)=5.526729e+001; krok(n+1)=1.153689e-005; ng(n+1)=2.303076e+002;
n=279; farx(n+1)=5.753464e+000; foe(n+1)=5.521508e+001; krok(n+1)=1.181238e-005; ng(n+1)=2.279682e+002;
n=280; farx(n+1)=5.706067e+000; foe(n+1)=5.516312e+001; krok(n+1)=1.157184e-005; ng(n+1)=2.289464e+002;
n=281; farx(n+1)=5.741200e+000; foe(n+1)=5.511154e+001; krok(n+1)=1.171829e-005; ng(n+1)=2.273108e+002;
n=282; farx(n+1)=5.694312e+000; foe(n+1)=5.506021e+001; krok(n+1)=1.161523e-005; ng(n+1)=2.273878e+002;
n=283; farx(n+1)=5.729332e+000; foe(n+1)=5.500924e+001; krok(n+1)=1.171380e-005; ng(n+1)=2.264998e+002;
n=284; farx(n+1)=5.682792e+000; foe(n+1)=5.495851e+001; krok(n+1)=1.155377e-005; ng(n+1)=2.269434e+002;
n=285; farx(n+1)=5.717526e+000; foe(n+1)=5.490813e+001; krok(n+1)=1.171380e-005; ng(n+1)=2.251443e+002;
n=286; farx(n+1)=5.671315e+000; foe(n+1)=5.485799e+001; krok(n+1)=1.153689e-005; ng(n+1)=2.261992e+002;
n=287; farx(n+1)=5.705705e+000; foe(n+1)=5.480820e+001; krok(n+1)=1.164400e-005; ng(n+1)=2.242706e+002;
n=288; farx(n+1)=5.659786e+000; foe(n+1)=5.475864e+001; krok(n+1)=1.161317e-005; ng(n+1)=2.248251e+002;
n=289; farx(n+1)=5.694040e+000; foe(n+1)=5.470942e+001; krok(n+1)=1.153689e-005; ng(n+1)=2.243879e+002;
n=290; farx(n+1)=5.648867e+000; foe(n+1)=5.466043e+001; krok(n+1)=1.155324e-005; ng(n+1)=2.235827e+002;
n=291; farx(n+1)=5.682674e+000; foe(n+1)=5.461177e+001; krok(n+1)=1.161523e-005; ng(n+1)=2.218224e+002;
n=292; farx(n+1)=5.637780e+000; foe(n+1)=5.456333e+001; krok(n+1)=1.151293e-005; ng(n+1)=2.231105e+002;
n=293; farx(n+1)=5.671231e+000; foe(n+1)=5.451521e+001; krok(n+1)=1.155324e-005; ng(n+1)=2.208494e+002;
n=294; farx(n+1)=5.626529e+000; foe(n+1)=5.446731e+001; krok(n+1)=1.161317e-005; ng(n+1)=2.217778e+002;
n=295; farx(n+1)=5.659987e+000; foe(n+1)=5.441973e+001; krok(n+1)=1.144248e-005; ng(n+1)=2.214617e+002;
n=296; farx(n+1)=5.615670e+000; foe(n+1)=5.437235e+001; krok(n+1)=1.161317e-005; ng(n+1)=2.208040e+002;
n=297; farx(n+1)=5.648795e+000; foe(n+1)=5.432529e+001; krok(n+1)=1.138543e-005; ng(n+1)=2.205267e+002;
n=298; farx(n+1)=5.604993e+000; foe(n+1)=5.427843e+001; krok(n+1)=1.161523e-005; ng(n+1)=2.195571e+002;
n=299; farx(n+1)=5.637829e+000; foe(n+1)=5.423189e+001; krok(n+1)=1.138543e-005; ng(n+1)=2.191907e+002;
n=300; farx(n+1)=5.594151e+000; foe(n+1)=5.418553e+001; krok(n+1)=1.165470e-005; ng(n+1)=2.188228e+002;

figure; semilogy(farx,'b'); hold on; semilogy(foe,'r'); xlabel('Iteracje'); ylabel('Earx, Eoe'); legend('Earx','Eoe'); title('Uczenie predyktora OE');
figure; subplot(2,1,1); semilogy(krok); xlabel('Iteracje'); ylabel('Krok');
subplot(2,1,2); semilogy(ng); xlabel('Iteracje'); ylabel('Norma gradientu');
Earx=farx(n+1)
Eoe=foe(n+1)
